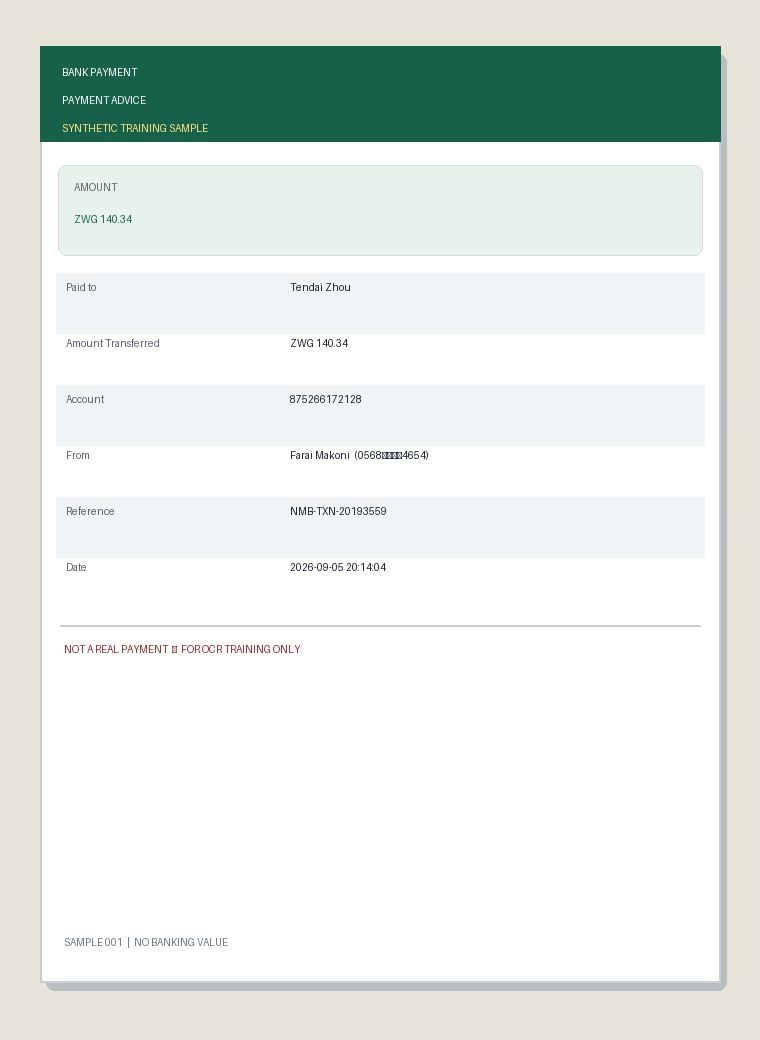
#> input picture sample_data/mock_pops/complex/images/complex_001.jpg, 760 x 1040 px
$ python -i tamper.py   (imports and definitions only)   (older library calls are emulated)
#> lines starting #> are read from the running program, lines starting #| are printed output that depends on the picture; after the words box and inside, x2 and y2 are one past the last pixel; in counts of white or black regions, pixels touching at a corner belong together
#> further down, picture is the input picture: PIL image 760x1040 RGB; mean R, G, B 225.6, 232.4, 228.6
"""Document tamper signals (blueprint 8, error layer 6): a risk flag, never a verdict.

Fakes are cheap to generate, so a manipulation score can only escalate a claim to a reviewer.
It can never approve, reject or allocate (blueprint 8: "adopted as a risk flag only").

Two deterministic, format-agnostic signals, both computed per 32px cell:

- Error level analysis. The image is re-encoded at a fixed JPEG quality and the per-cell
  residual is measured. A region with a different compression history (a pasted crop) leaves
  a residual the rest of the image does not have. Plain ELA fires on text edges, so each
  cell's residual is normalised by what its gradient energy predicts, and only the unexplained
  part is scored.
- Noise inconsistency. Local noise sigma (median of the absolute high-pass residual, so
  sparse text strokes inside a cell cannot masquerade as noise) in flat cells - flatness is
  edge-density based, because a noisy patch raises its own gradient and a rank-based rule
  would exempt exactly the anomaly being hunted. A crop from another capture carries a
  different noise floor.

Both signals are robust z-scores over the cell population, so thresholds transfer across
providers and capture types without per-layout calibration. The absolute floors and the
score weights are calibrated on synthetic receipts only (app/devtools.py fixtures) and must
be re-validated on real Phase 0 samples before production use.
"""

import io
from dataclasses import dataclass, field

import cv2
import numpy as np
from PIL import Image

# z-score above which a cell is anomalous, and the absolute floors that keep tiny numerical
# differences on clean images from ever flagging (blueprint: calibrate on real samples)
Z_THRESHOLD = 6.0
NOISE_FLOOR = 1.5
ELA_FLOOR = 3.0  # gray levels of residual the local edges do not explain
CELL_PX = 32
MIN_SIDE = 160  # below this there are too few cells for a meaningful population
ELA_QUALITY = 90
# a pixel gradient above this is a real content edge, not sensor noise
GRAD_EDGE = 32.0
# a cell with fewer than 5% real-edge pixels counts as flat (noise can then be judged there)
FLAT_EDGE_DENSITY = 0.05
# score = weight * (coverage + intensity), both saturating: a paste covering ~5% of the
# cells, or a region a good bit beyond the population noise, is review-worthy; isolated
# extreme cells are not. Calibrated on synthetic receipts only - real samples must
# re-calibrate (blueprint 8: risk flag, never a verdict).
SUSPICIOUS_COVERAGE = 0.05  # fraction of anomalous cells at which the coverage term saturates
SUSPICIOUS_EXCESS = 8.0  # mean sigma over Z_THRESHOLD at which the intensity term saturates
SCORE_WEIGHT = 0.5


@dataclass
class TamperReport:
    score: float = 0.0  # 0..1; >= policy.tamper_review_score routes the claim to a reviewer
    regions: list[dict] = field(default_factory=list)  # {x,y,w,h,score} normalised 0..1
    signals: list[str] = field(default_factory=list)
    skipped: str | None = None

    # [7 lines left out: function as_dict, not called in this run]


def _cells(gray: np.ndarray) -> tuple[int, int]:
    h, w = gray.shape
    return max(1, h // CELL_PX), max(1, w // CELL_PX)


def _block_mean(a: np.ndarray, rows: int, cols: int) -> np.ndarray:
    """Mean of each cell in a rows x cols grid (edge cells included, partial)."""
    return a.reshape(rows, CELL_PX, cols, CELL_PX).mean(axis=(1, 3))


def _block_median(a: np.ndarray, rows: int, cols: int) -> np.ndarray:
    """Median of each cell - robust to sparse content pixels (text strokes)."""
    blocks = (
        a[: rows * CELL_PX, : cols * CELL_PX]
        .reshape(rows, CELL_PX, cols, CELL_PX)
        .transpose(0, 2, 1, 3)
        .reshape(rows, cols, -1)
    )
    return np.median(blocks, axis=2)


def _robust_z(values: np.ndarray) -> np.ndarray:
    med = float(np.median(values))
    mad = float(np.median(np.abs(values - med)))
    sigma = 1.4826 * mad
    if sigma < 1e-6:  # degenerate population: many identical values (e.g. digital flats)
        mean_dev = float(np.abs(values - med).mean())
        if mean_dev < 1e-6:  # a perfectly uniform image: nothing stands out
            return np.zeros_like(values)
        sigma = 1.2533 * mean_dev  # fall back to the mean deviation as the scale estimate
    return (values - med) / sigma


def _ela_map(img: Image.Image, quality: int = ELA_QUALITY) -> np.ndarray:
    buf = io.BytesIO()
    img.convert("RGB").save(buf, format="JPEG", quality=quality)
    buf.seek(0)
    reencoded = np.asarray(Image.open(buf).convert("L"), dtype=np.float32)
    original = np.asarray(img.convert("L"), dtype=np.float32)
    if reencoded.shape != original.shape:  # defensive: JPEG needs even dimensions
        reencoded = np.asarray(
            cv2.resize(reencoded, (original.shape[1], original.shape[0])), dtype=np.float32
        )
    return np.abs(original - reencoded)


# [24 lines left out: function _merge_regions, not called in this run]


def analyse(img: Image.Image) -> TamperReport:
    """Manipulation score and highlighted regions for one evidence image.

    Pure and deterministic: the same bytes always produce the same report, so a verification
    run stays replayable. Never raises on odd input - an analysis that cannot run is reported
    as skipped and the caller decides (the pipeline fails closed to review).
    """
    report = TamperReport()
    if min(img.size) < MIN_SIDE:
        report.skipped = "image_too_small"
        return report
    try:
        gray = np.asarray(img.convert("L"), dtype=np.float32)
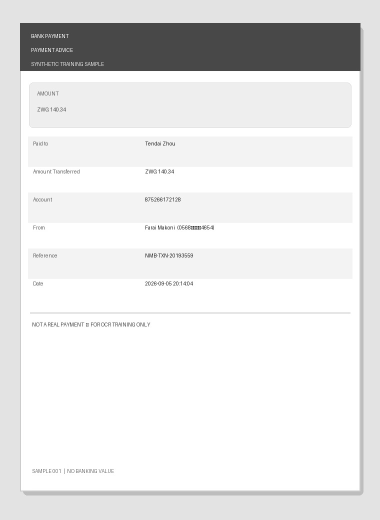
#> gray: shape (1040, 760) float32 (shown at 1/2 size); min 26, max 255, mean 229.9
        rows, cols = _cells(gray)
#> rows = 32; cols = 23
        h, w = rows * CELL_PX, cols * CELL_PX
#> h = 1024; w = 736
        gray = gray[:h, :w]
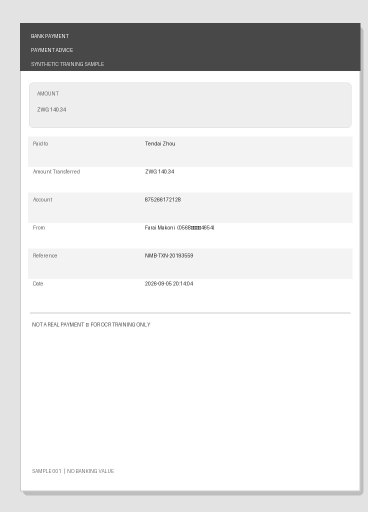
#> gray: shape (1024, 736) float32 (shown at 1/2 size); min 26, max 255, mean 230

        # signal 1: error level analysis, normalised by what the local edges explain
        ela = _block_mean(_ela_map(Image.fromarray(gray.astype(np.uint8))), rows, cols)
#> in _ela_map, `return np.abs(original - reencoded)`:
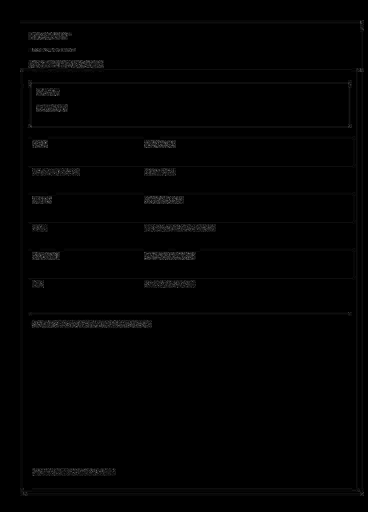
#> returned value: shape (1024, 736) float32 (shown at 1/2 size); min 0, max 18, mean 0.137; drawn with min black and max white
        # scale=1/8 turns the ksize=3 Sobel response into a per-pixel gradient (a unit ramp
        # reads 1), so the GRAD_EDGE threshold means the same thing as in calibration
        gx = cv2.Sobel(gray, cv2.CV_32F, 1, 0, ksize=3, scale=0.125)
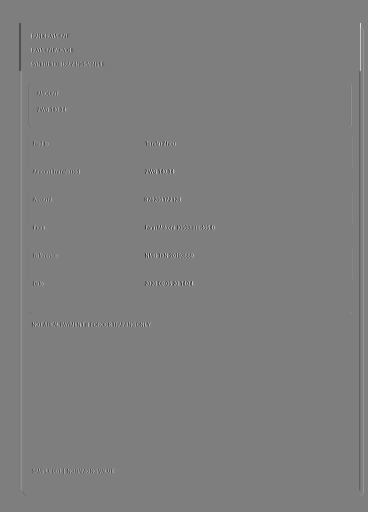
#> gx: shape (1024, 736) float32 (shown at 1/2 size); min -106.1, max 107, mean 0; drawn with min black and max white
        gy = cv2.Sobel(gray, cv2.CV_32F, 0, 1, ksize=3, scale=0.125)
        grad = _block_mean(np.hypot(gx, gy), rows, cols)
#> call 2 of _block_mean, with rows = 32, cols = 23
#> in _block_mean (call 2), `return a.reshape(rows, CELL_PX, cols, CELL_PX).mean(axis=(1, 3))`:
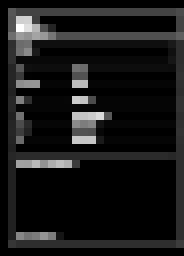
#> returned value: shape (32, 23) float32 (shown 8 times larger); min 0, max 18.3, mean 1.71; drawn with min black and max white
        k = float(np.median(ela / (grad + 1.0)))
#> k = 0
        ela_residual = ela - k * grad
        z_ela = _robust_z(ela_residual.ravel()).reshape(rows, cols)
#> in _robust_z, `mean_dev = float(np.abs(values - med).mean())`: mean_dev = 0.137
#> in _robust_z, `sigma = 1.2533 * mean_dev`: sigma = 0.171

        # signal 2: noise floor in flat cells only (edges and text carry real variance).
        # Flatness is edge-density based: a rank-based rule (grad <= median) would exempt
        # exactly the anomaly we hunt, because a noisy patch raises its own gradient.
        denoised = cv2.medianBlur(gray.astype(np.uint8), 3).astype(np.float32)
        # the per-cell noise estimate is a median, so sparse text strokes inside a cell
        # cannot masquerade as a noise floor
        noise = _block_median(np.abs(gray - denoised), rows, cols)
        edge_px = (np.hypot(gx, gy) > GRAD_EDGE).astype(np.float32)
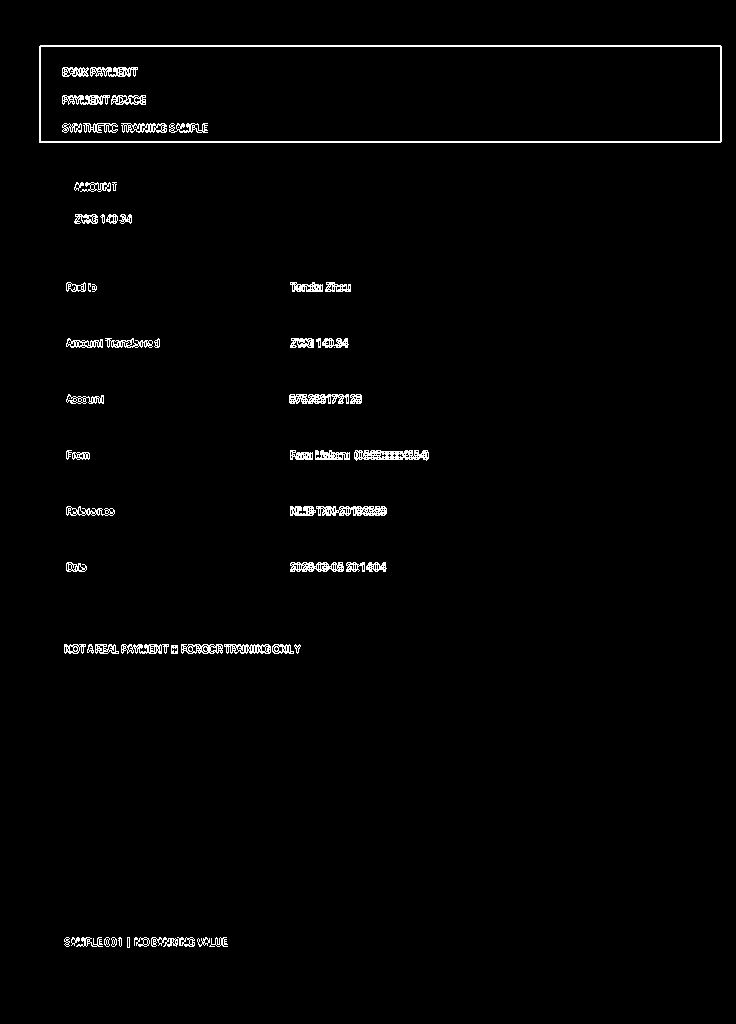
#> edge_px: shape (1024, 736) float32; values 0 (black) and 1 (white), 1.6% white in thin lines or dots, all inside (x1, y1, x2, y2) = (39, 45, 722, 948)
        flat = _block_mean(edge_px, rows, cols) < FLAT_EDGE_DENSITY
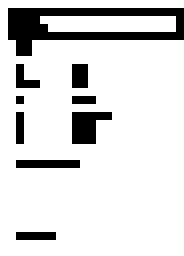
#> flat: shape (32, 23) bool (shown 8 times larger); 85.7% white; black in thin lines or dots, all inside (x1, y1, x2, y2) = (1, 1, 23, 30)
        z_noise = np.zeros_like(noise)
        if flat.sum() >= 9:
            z_noise[flat] = _robust_z(noise[flat])

        anomalous = ((z_ela > Z_THRESHOLD) & (ela_residual > ELA_FLOOR)) | (
            (z_noise > Z_THRESHOLD) & (noise > NOISE_FLOOR) & flat
        )
#> anomalous: shape (32, 23) bool; every value is 0
        if anomalous.any():
            # only signals that actually crossed the threshold count toward the intensity
            # term; sub-threshold values of the other signal would poison the mean
            fired = np.concatenate(
                [
                    z_ela[anomalous & (z_ela > Z_THRESHOLD)],
                    z_noise[anomalous & (z_noise > Z_THRESHOLD)],
                ]
            )
            excess = float(np.mean(np.minimum(fired - Z_THRESHOLD, 4 * SUSPICIOUS_EXCESS)))
            coverage = float(anomalous.mean())
            report.score = round(
                min(
                    1.0,
                    max(
                        0.0,
                        SCORE_WEIGHT
                        * (
                            min(1.0, coverage / SUSPICIOUS_COVERAGE)
                            + min(1.0, excess / SUSPICIOUS_EXCESS)
                        ),
                    ),
                ),
                3,
            )
            if ((z_ela > Z_THRESHOLD) & (ela_residual > ELA_FLOOR)).any():
                report.signals.append("ELA_DEVIATION")
            if ((z_noise > Z_THRESHOLD) & (noise > NOISE_FLOOR) & flat).any():
                report.signals.append("NOISE_INCONSISTENCY")
            report.regions = _merge_regions(anomalous)
        return report
    except Exception:  # noqa: BLE001 - forensics must never break a claim; fail closed upstream
        report.skipped = "analysis_failed"
        return report

>>> from PIL import Image
>>> picture = Image.open('../../../sample_data/mock_pops/complex/images/complex_001.jpg')
>>> result = analyse(picture)

$ run again, on sample_data/mock_pops/complex/images/complex_002.jpg
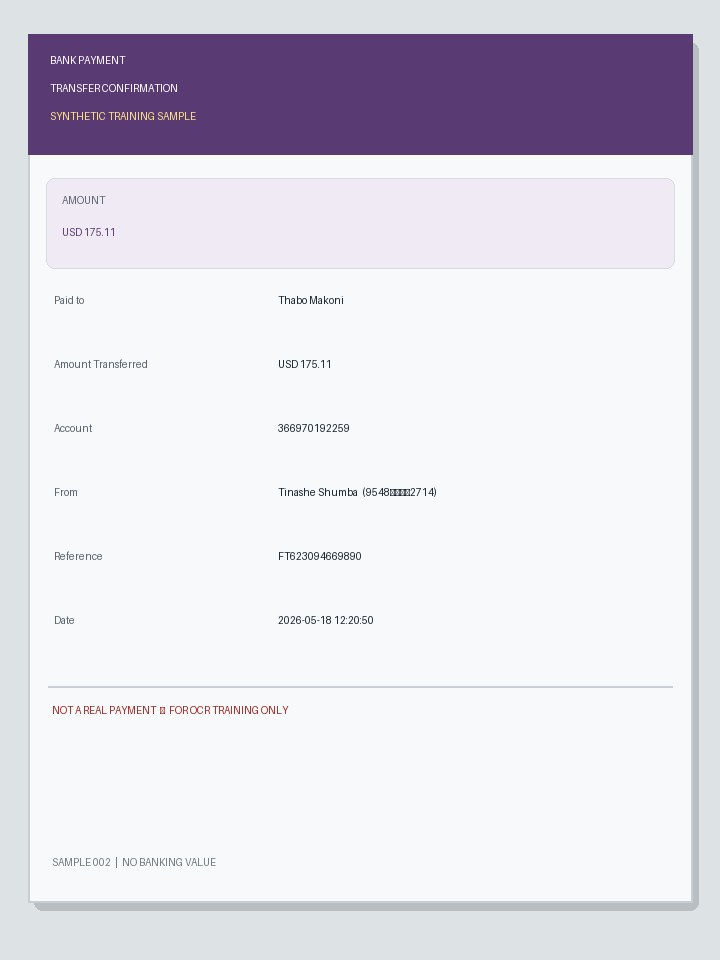
#> input picture sample_data/mock_pops/complex/images/complex_002.jpg, 720 x 960 px
#> picture is the input picture: PIL image 720x960 RGB; mean R, G, B 222.9, 220.3, 229.4
#> rows = 30; cols = 22
#> in analyse, `h, w = rows * CELL_PX, cols * CELL_PX`: h = 960; w = 704
#> k = 0
#> mean_dev = 0.103
#> in _robust_z, `sigma = 1.2533 * mean_dev`: sigma = 0.129
#> in analyse, `edge_px = (np.hypot(gx, gy) > GRAD_EDGE).astype(np.float32)`:
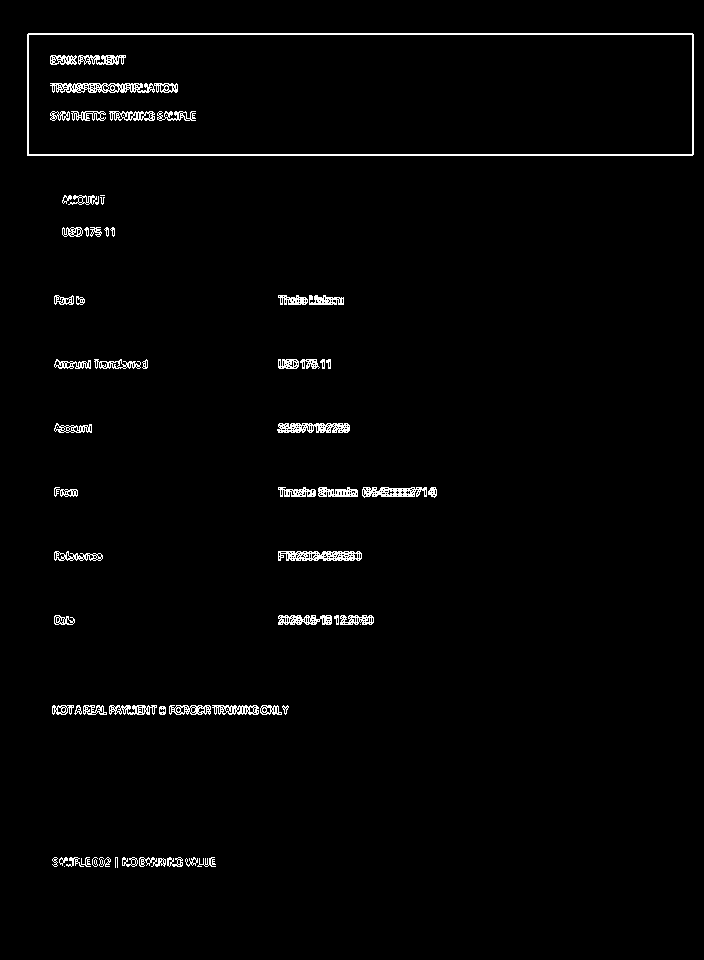
#> edge_px: shape (960, 704) float32; values 0 (black) and 1 (white), 1.8% white in thin lines or dots, all inside (x1, y1, x2, y2) = (27, 33, 694, 868)
#> in analyse, `flat = _block_mean(edge_px, rows, cols) < FLAT_EDGE_DENSITY`:
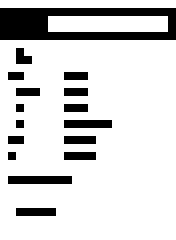
#> flat: shape (30, 22) bool (shown 8 times larger); 83.8% white; black in thin lines or dots, all inside (x1, y1, x2, y2) = (0, 1, 22, 27)
#> anomalous: shape (30, 22) bool; every value is 0

$ run again, on sample_data/mock_pops/complex/images/complex_006.jpg
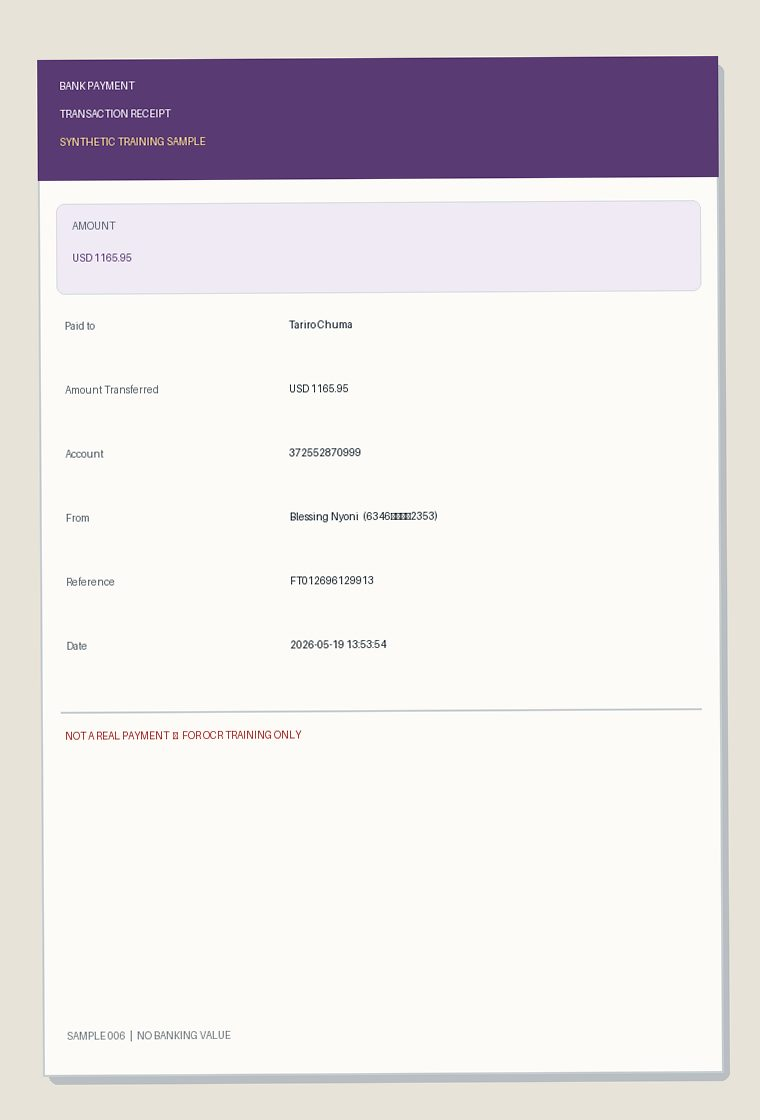
#> input picture sample_data/mock_pops/complex/images/complex_006.jpg, 760 x 1120 px
#> picture is the input picture: PIL image 760x1120 RGB; mean R, G, B 229.9, 225.2, 227.1
#> rows = 35; cols = 23
#> in analyse, `h, w = rows * CELL_PX, cols * CELL_PX`: h = 1120; w = 736
#> k = 0
#> mean_dev = 0.0878
#> in _robust_z, `sigma = 1.2533 * mean_dev`: sigma = 0.11
#> in analyse, `edge_px = (np.hypot(gx, gy) > GRAD_EDGE).astype(np.float32)`:
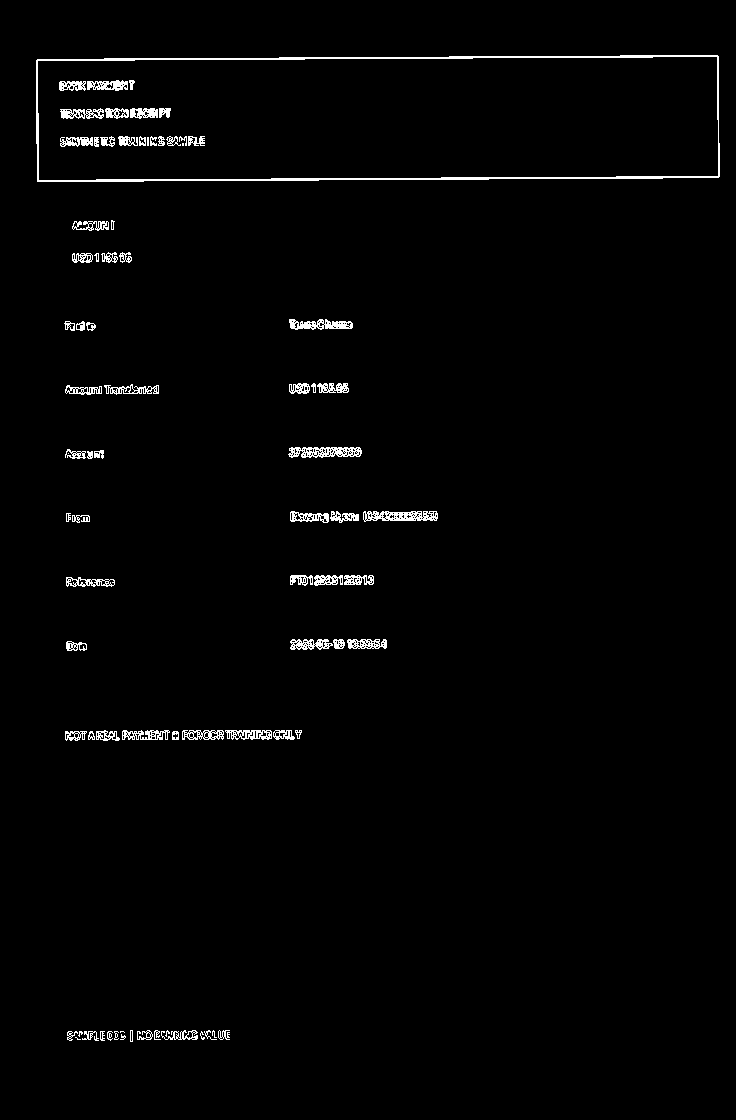
#> edge_px: shape (1120, 736) float32; values 0 (black) and 1 (white), 1.6% white in thin lines or dots, all inside (x1, y1, x2, y2) = (36, 55, 720, 1042)
#> in analyse, `flat = _block_mean(edge_px, rows, cols) < FLAT_EDGE_DENSITY`:
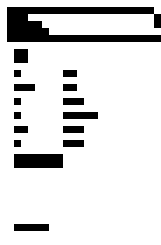
#> flat: shape (35, 23) bool (shown 7 times larger); 86.5% white; black in thin lines or dots, all inside (x1, y1, x2, y2) = (1, 1, 23, 33)
#> z_noise: shape (35, 23) float32; every value is 0
#> anomalous: shape (35, 23) bool; every value is 0
